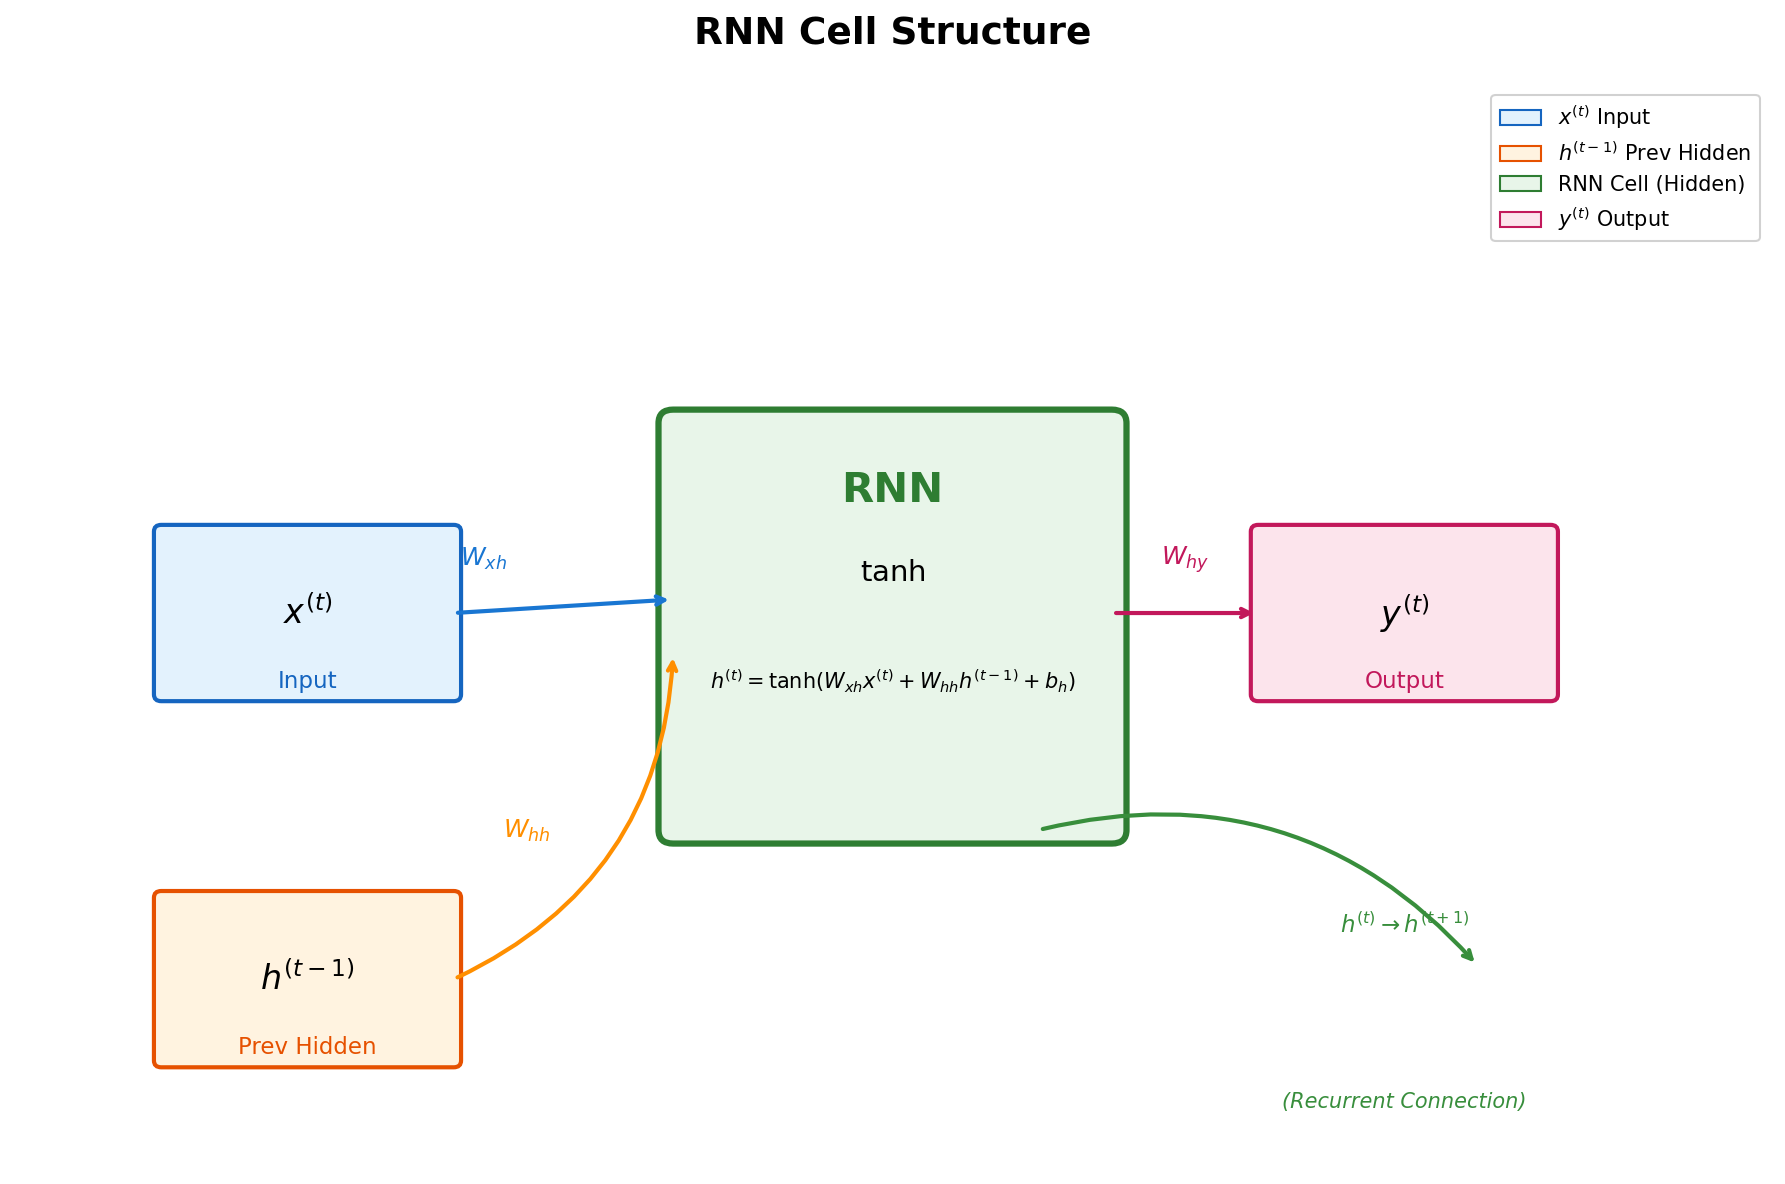

Write Python code to recreate this figure.
"""
RNN Cell Structure
Single timestep RNN neuron: input x^(t), hidden state h^(t), previous hidden state h^(t-1)
"""
import matplotlib.pyplot as plt
import matplotlib.patches as mpatches
from matplotlib.patches import FancyBboxPatch
import numpy as np
from pathlib import Path

plt.rcParams['font.family'] = 'DejaVu Sans'

fig, ax = plt.subplots(figsize=(12, 8))
ax.set_xlim(0, 12)
ax.set_ylim(0, 8)
ax.axis('off')
ax.set_title('RNN Cell Structure', fontsize=18, fontweight='bold', pad=20)

# Input node x^(t)
input_box = FancyBboxPatch((1, 3.5), 2, 1.2, boxstyle="round,pad=0.05",
                            facecolor='#E3F2FD', edgecolor='#1565C0', linewidth=2)
ax.add_patch(input_box)
ax.text(2, 4.1, r'$x^{(t)}$', fontsize=16, ha='center', va='center', fontweight='bold')
ax.text(2, 3.6, 'Input', fontsize=11, ha='center', va='center', color='#1565C0')

# Arrow: input -> hidden
ax.annotate('', xy=(4.5, 4.2), xytext=(3, 4.1),
            arrowprops=dict(arrowstyle='->', color='#1976D2', lw=2))

# Previous hidden state h^(t-1)
prev_h_box = FancyBboxPatch((1, 0.8), 2, 1.2, boxstyle="round,pad=0.05",
                             facecolor='#FFF3E0', edgecolor='#E65100', linewidth=2)
ax.add_patch(prev_h_box)
ax.text(2, 1.4, r'$h^{(t-1)}$', fontsize=16, ha='center', va='center', fontweight='bold')
ax.text(2, 0.9, 'Prev Hidden', fontsize=11, ha='center', va='center', color='#E65100')

# Arrow: h^(t-1) -> hidden layer (recurrent connection)
ax.annotate('', xy=(4.5, 3.8), xytext=(3, 1.4),
            arrowprops=dict(arrowstyle='->', color='#FF8F00', lw=2, 
                          connectionstyle="arc3,rad=0.3"))

# RNN hidden unit (core)
hidden_box = FancyBboxPatch((4.5, 2.5), 3, 3, boxstyle="round,pad=0.1",
                             facecolor='#E8F5E9', edgecolor='#2E7D32', linewidth=3)
ax.add_patch(hidden_box)
ax.text(6, 5.0, 'RNN', fontsize=20, ha='center', va='center', fontweight='bold', color='#2E7D32')
ax.text(6, 4.4, r'$\tanh$', fontsize=14, ha='center', va='center')
ax.text(6, 3.6, r'$h^{(t)} = \tanh(W_{xh}x^{(t)} + W_{hh}h^{(t-1)} + b_h)$', 
        fontsize=10, ha='center', va='center')

# Weight labels
ax.text(3.2, 4.5, r'$W_{xh}$', fontsize=12, ha='center', va='center', color='#1976D2')
ax.text(3.5, 2.5, r'$W_{hh}$', fontsize=12, ha='center', va='center', color='#FF8F00')

# Output node y^(t)
output_box = FancyBboxPatch((8.5, 3.5), 2, 1.2, boxstyle="round,pad=0.05",
                             facecolor='#FCE4EC', edgecolor='#C2185B', linewidth=2)
ax.add_patch(output_box)
ax.text(9.5, 4.1, r'$y^{(t)}$', fontsize=16, ha='center', va='center', fontweight='bold')
ax.text(9.5, 3.6, 'Output', fontsize=11, ha='center', va='center', color='#C2185B')

# Arrow: hidden -> output
ax.annotate('', xy=(8.5, 4.1), xytext=(7.5, 4.1),
            arrowprops=dict(arrowstyle='->', color='#C2185B', lw=2))
ax.text(8, 4.5, r'$W_{hy}$', fontsize=12, ha='center', va='center', color='#C2185B')

# Arrow: hidden -> next timestep (recurrent output)
ax.annotate('', xy=(10, 1.5), xytext=(7, 2.5),
            arrowprops=dict(arrowstyle='->', color='#388E3C', lw=2,
                          connectionstyle="arc3,rad=-0.3"))
ax.text(9.5, 1.8, r'$h^{(t)} \to h^{(t+1)}$', fontsize=11, ha='center', va='center', color='#388E3C')
ax.text(9.5, 0.5, '(Recurrent Connection)', fontsize=10, ha='center', va='center', color='#388E3C', style='italic')

# Legend
legend_elements = [
    mpatches.Patch(facecolor='#E3F2FD', edgecolor='#1565C0', label=r'$x^{(t)}$ Input'),
    mpatches.Patch(facecolor='#FFF3E0', edgecolor='#E65100', label=r'$h^{(t-1)}$ Prev Hidden'),
    mpatches.Patch(facecolor='#E8F5E9', edgecolor='#2E7D32', label='RNN Cell (Hidden)'),
    mpatches.Patch(facecolor='#FCE4EC', edgecolor='#C2185B', label=r'$y^{(t)}$ Output'),
]
ax.legend(handles=legend_elements, loc='upper right', fontsize=10, framealpha=0.9)

plt.tight_layout()
plt.savefig(Path(__file__).resolve().parent / 'rnn_cell.png', dpi=150, bbox_inches='tight', 
            facecolor='white', edgecolor='none')
plt.close()
print("Saved: rnn_cell.png")
